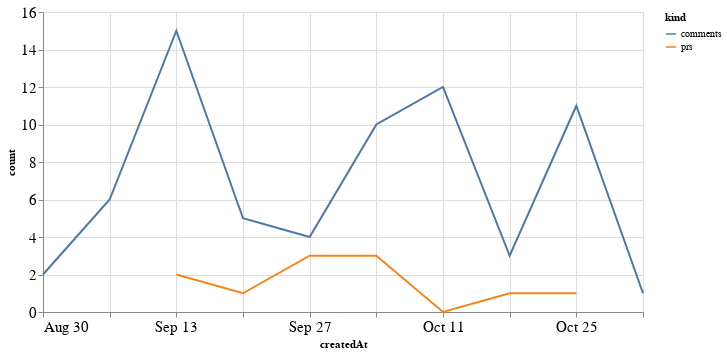

Source (notebook cell):
### Code cell
alt.Chart(total_time, width=600).mark_line().encode(
    x='createdAt',
    y='count',
    color='kind'
)

### Figure 1 — Vega-Lite specification as saved in the notebook (floating-point values rounded to 4 significant figures)
{"config": {"axisLeft": {"labelFontSize": 15}, "axisBottom": {"labelFontSize": 15}}, "data": {"name": "data-2dc3d2b556a74799f394808c3ff5c7e1"}, "mark": "line", "encoding": {"color": {"type": "nominal", "field": "kind"}, "x": {"type": "temporal", "field": "createdAt"}, "y": {"type": "quantitative", "field": "count"}}, "width": 600, "$schema": "https://vega.github.io/schema/vega-lite/v4.8.1.json", "datasets": {"data-2dc3d2b556a74799f394808c3ff5c7e1": [{"createdAt": "2020-09-13T00:00:00", "kind": "prs", "count": 2.0}, {"createdAt": "2020-09-20T00:00:00", "kind": "prs", "count": 1.0}, {"createdAt": "2020-09-27T00:00:00", "kind": "prs", "count": 3.0}, {"createdAt": "2020-10-04T00:00:00", "kind": "prs", "count": 3.0}, {"createdAt": "2020-10-11T00:00:00", "kind": "prs", "count": 0.0}, {"createdAt": "2020-10-18T00:00:00", "kind": "prs", "count": 1.0}, {"createdAt": "2020-10-25T00:00:00", "kind": "prs", "count": 1.0}, {"createdAt": "2020-08-30T00:00:00", "kind": "prs", "count": null}, {"createdAt": "2020-09-06T00:00:00", "kind": "prs", "count": null}, {"createdAt": "2020-11-01T00:00:00", "kind": "prs", "count": null}, {"createdAt": "2020-09-13T00:00:00", "kind": "comments", "count": 15.0}, {"createdAt": "2020-09-20T00:00:00", "kind": "comments", "count": 5.0}, {"createdAt": "2020-09-27T00:00:00", "kind": "comments", "count": 4.0}, {"createdAt": "2020-10-04T00:00:00", "kind": "comments", "count": 10.0}, {"createdAt": "2020-10-11T00:00:00", "kind": "comments", "count": 12.0}, {"createdAt": "2020-10-18T00:00:00", "kind": "comments", "count": 3.0}, {"createdAt": "2020-10-25T00:00:00", "kind": "comments", "count": 11.0}, {"createdAt": "2020-08-30T00:00:00", "kind": "comments", "count": 2.0}, {"createdAt": "2020-09-06T00:00:00", "kind": "comments", "count": 6.0}, {"createdAt": "2020-11-01T00:00:00", "kind": "comments", "count": 1.0}]}}
